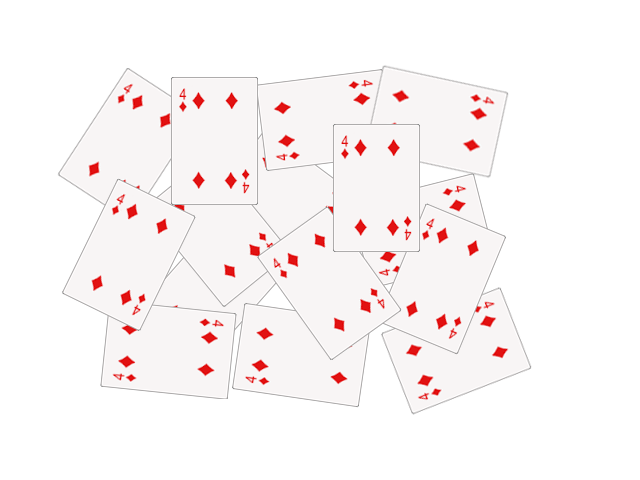
#> input picture seminars/seminar_06/data/cards.png, 640 x 480 px
$ jupyter execute --allow-errors Seminar_6.ipynb   (older library calls are emulated)
#> lines starting #> are read from the running program, lines starting #| are printed output that depends on the picture; after the words box and inside, x2 and y2 are one past the last pixel; in counts of white or black regions, pixels touching at a corner belong together
# Семинар 6 - Классические алгоритмы сегментации изображения и обнаружения объектов

**Данный семинар содержит ДЗ**

***

[cell 1]
import random as rng

import cv2
import numpy as np
import matplotlib.pyplot as plt

rng.seed(12345)

[cell 2]
# !mkdir -p data
# !wget https://github.com/opencv/opencv/raw/4.x/samples/data/cards.png -O data/cards.png

# Image Segmentation with Distance Transform and Watershed Algorithm

Источник - https://docs.opencv.org/3.4/d2/dbd/tutorial_distance_transform.html

В этом семинаре вы узнаете, как:

- Использовать `cv2.filter2D`, чтобы выполнить фильтрацию Лапласа для повышения резкости изображения.
- Использовать `cv2.distanceTransform`, чтобы получить производное представление двоичного изображения, где значение каждого пикселя заменяется его расстоянием до ближайшего пикселя фона.
- Использовать `cv2.watershed`, чтобы изолировать объекты на изображении от фона.

[cell 3]
img_src = cv2.cvtColor(cv2.imread("data/cards.png"), cv2.COLOR_BGR2RGB)
plt.imshow(img_src);

[cell 4]
# Change the background from white to black, since that will help later to extract
# better results during the use of Distance Transform
img = img_src.copy()
img[np.all(img == 255, axis=2)] = 0

plt.imshow(img);

[cell 5]
# Create a kernel that we will use to sharpen our image
# an approximation of second derivative, a quite strong kernel
kernel = np.array(
    [[  1,  1,  1],
     [  1, -8,  1],
     [  1,  1,  1]], dtype=np.float32)
# do the laplacian filtering as it is
# well, we need to convert everything in something more deeper then CV_8U
# because the kernel has some negative values,
# and we can expect in general to have a Laplacian image with negative values
# BUT a 8bits unsigned int (the one we are working with) can contain values from 0 to 255
# so the possible negative number will be truncated
imgLaplacian = cv2.filter2D(img, cv2.CV_32F, kernel)
sharp = np.float32(img)
imgResult = sharp - imgLaplacian

# convert back to 8bits gray scale
imgResult = np.clip(imgResult, 0, 255)
imgResult = imgResult.astype('uint8')
imgLaplacian = np.clip(imgLaplacian, 0, 255)
imgLaplacian = np.uint8(imgLaplacian)

plt.figure(figsize=(10, 5))
plt.subplot(121)
plt.imshow(imgLaplacian)
plt.title('Laplacian')
plt.subplot(122)
plt.imshow(imgResult)
plt.title('New Sharped Image');

### Бинаризация изображения

[cell 6]
# Create binary image from source image
bw = cv2.cvtColor(imgResult, cv2.COLOR_BGR2GRAY)
_, bw = cv2.threshold(bw, 40, 255, cv2.THRESH_BINARY | cv2.THRESH_OTSU)
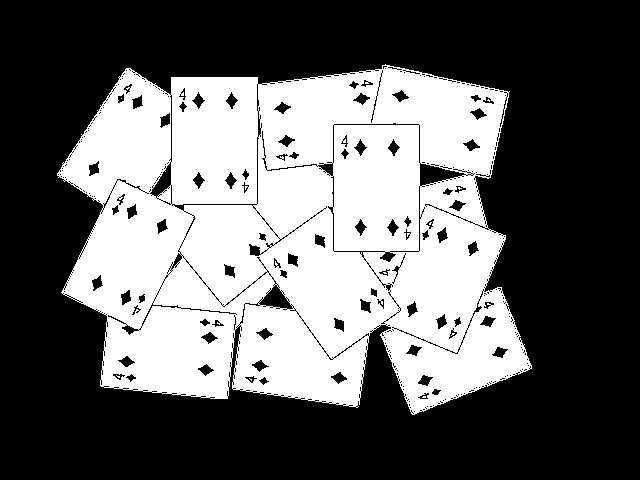
#> bw: shape (480, 640); 38.9% white; 10 white regions (9 under 20 px), largest, box (x1, y1, x2, y2) and area: (57, 64, 532, 415) 119477
plt.imshow(bw, cmap="Greys_r");

### Distance transform

[cell 7]
# Perform the distance transform algorithm
dist = cv2.distanceTransform(bw, cv2.DIST_L2, 3)
# Normalize the distance image for range = {0.0, 1.0}
# so we can visualize and threshold it
cv2.normalize(dist, dist, 0, 1.0, cv2.NORM_MINMAX)
plt.imshow(dist, cmap="Greys_r");

[cell 8]
# Threshold to obtain the peaks
# This will be the markers for the foreground objects
_, dist = cv2.threshold(dist, 0.4, 1.0, cv2.THRESH_BINARY)
#> dist: shape (480, 640) float32; values 0 (black) and 1 (white), 7.1% white; 15 white regions (1 under 20 px), largest, box (x1, y1, x2, y2) and area: (94, 228, 165, 280) 2212, (348, 159, 405, 216) 2186, (187, 112, 243, 169) 2179
# Dilate a bit the dist image
kernel1 = np.ones((3,3), dtype=np.uint8)
dist = cv2.dilate(dist, kernel1)
#> dist: shape (480, 640) float32; values 0 (black) and 1 (white), 8.2% white; 14 white regions, largest, box (x1, y1, x2, y2) and area: (93, 227, 166, 281) 2498, (347, 158, 406, 217) 2450, (185, 111, 244, 170) 2442
plt.imshow(dist, cmap="Greys_r");

[cell 9]
# Create the CV_8U version of the distance image
# It is needed for findContours()
dist_8u = dist.astype('uint8')
#> dist_8u: shape (480, 640); values 0 (black) and 1 (white), 8.2% white; 14 white regions
# Find total markers
contours, _ = cv2.findContours(dist_8u, cv2.RETR_EXTERNAL, cv2.CHAIN_APPROX_SIMPLE)
#> contours = 14 contours; largest, box (x1, y1, x2, y2) and area: (93, 227, 166, 281) 2396, (347, 158, 406, 217) 2348, (185, 111, 244, 170) 2340, (406, 250, 478, 307) 2280, (138, 321, 198, 380) 2240
# Create the marker image for the watershed algorithm
markers = np.zeros(dist.shape, dtype=np.int32)
# Draw the foreground markers
for i in range(len(contours)):
    cv2.drawContours(
        markers,   # image
        contours,  # contours list
        i,         # contour index to draw
        (i+1),     # color (fill value)
        -1,        # thickness (if negative - fill the contour)
    )
#> this loop made 14 passes
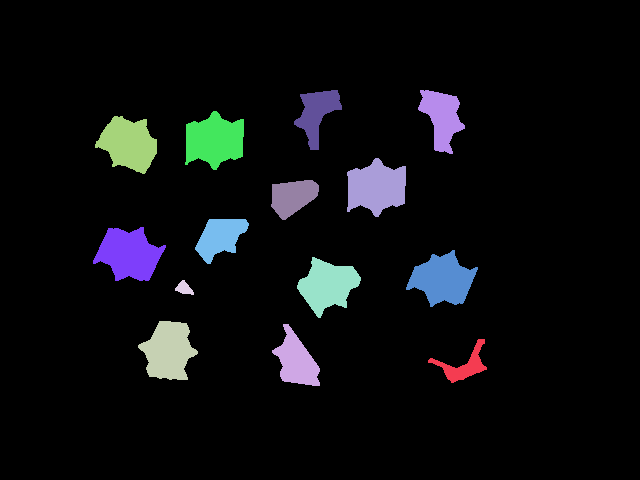
#> markers: shape (480, 640) int32; 15 distinct labels, from 0 to 14; one colour per label, 0 black
# Draw the background marker
cv2.circle(
    markers,        # image
    (5,5),          # center
    3,              # radius
    (255,255,255),  # color
    -1,             # thickness (if negative - fill)
)
#> markers: shape (480, 640) int32; 16 distinct labels, from 0 to 255

markers_8u = (markers * 10).astype('uint8')
plt.imshow(markers_8u, cmap="Greys_r");

### Алгоритм Watershed

[cell 10]
# Perform the watershed algorithm
cv2.watershed(imgResult, markers)

mark = markers.astype('uint8')
mark = cv2.bitwise_not(mark)
# uncomment this if you want to see how the mark
# image looks like at that point
# plt.imshow(mark)
# Generate random colors
colors = []
for contour in contours:
    colors.append((rng.randint(0,256), rng.randint(0,256), rng.randint(0,256)))
#> after the loop, colors = [(213, 5, 152), (188, 99, 138), (223, 82, 191), (63, 221, 133), (89, 95, 181), (46, 211, 85), (75, 105, 39), (97, 174, 164), (12, 234, 173), (13, 212, 1), (3, 83, 91), (146, 50, 212), (54, 93, 192), (119, 168, 20)]
# Create the result image
dst = np.zeros((markers.shape[0], markers.shape[1], 3), dtype=np.uint8)
# Fill labeled objects with random colors
for i in range(markers.shape[0]):
    for j in range(markers.shape[1]):
        index = markers[i,j]
        if index > 0 and index <= len(contours):
            dst[i,j,:] = colors[index-1]
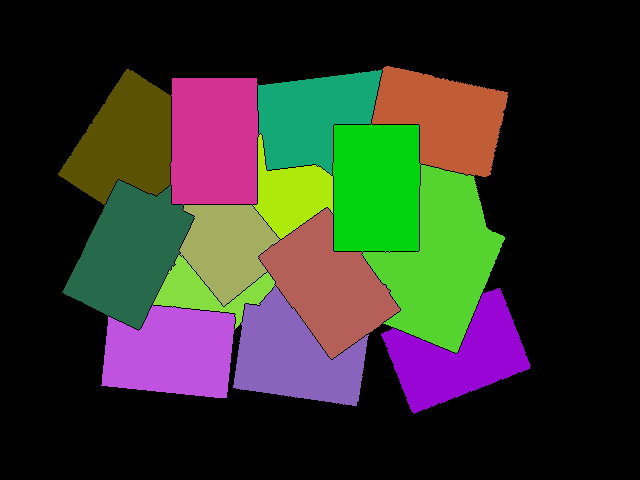
#> dst: shape (480, 640, 3); mean of channels 0, 1, 2 40.2, 50.5, 49.8; drawn as B, G, R

# Visualize the final image
plt.imshow(dst);

[cell 11]
blended = cv2.addWeighted(img_src, 0.5, dst, 0.5, 0.0)
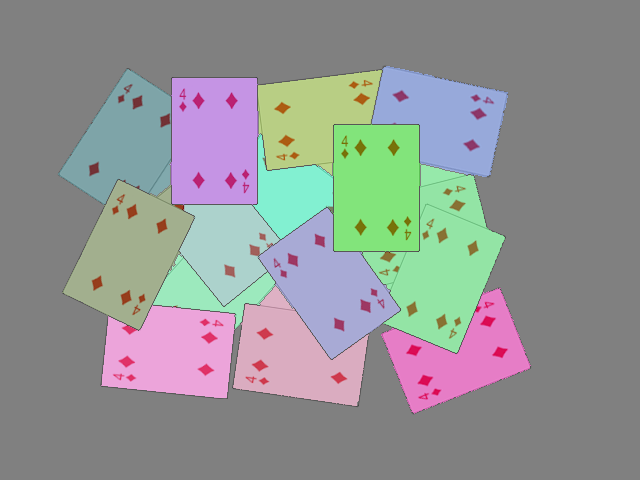
#> blended: shape (480, 640, 3); mean R, G, B 145.7, 148.4, 148.1
plt.imshow(blended);

# Домашнее задание: подсчет количества пальцев

**Это оцениваемое ДЗ**

Вам предлагается реализовать алгоритм, подсчитывающий количество пальцев.

Один из возможных вариантов решения:
- Получить бинаризованное изображение и найти контур руки;
- Построить выпуклый контур функцией `cv2.convexHull` - https://docs.opencv.org/3.4/d7/d1d/tutorial_hull.html
- Найти дефекты выпуклости контура функцией [`cv2.convexityDefects`](https://docs.opencv.org/3.4/d3/dc0/group__imgproc__shape.html#gada4437098113fd8683c932e0567f47ba)
- После некоторой фильтрации дефектов, их число будет напрямую коррелировать с числом пальцев.

**Требования:**
1. Продемонстрируйте работоспособность алгоритма на любом числе пальцев (от 0 до 5).
2. Используйте фото своей руки для демонстрации (предложенное фото лишь для отладки).

[cell 12]
img = cv2.cvtColor(cv2.imread("data/hand.jpg"), cv2.COLOR_BGR2RGB)
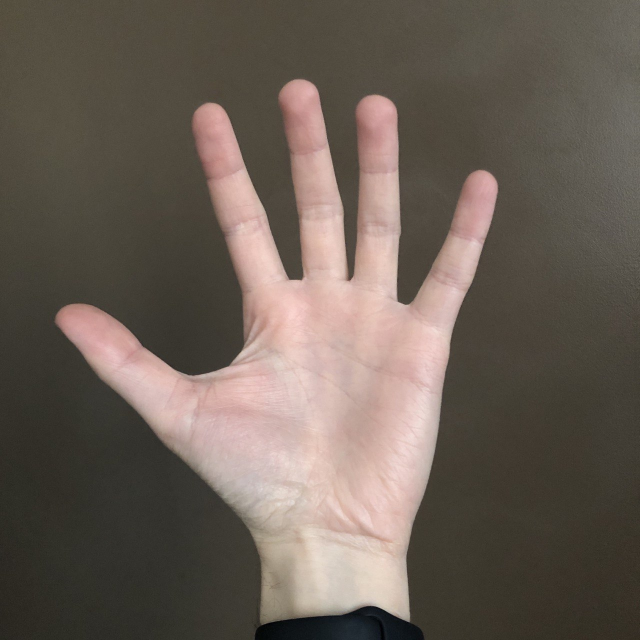
#> input picture seminars/seminar_06/data/hand.jpg, 1280 x 1280 px (shown at 1/2 size)
#> img: shape (1280, 1280, 3)
plt.imshow(img);

[cell 13]
def count_fingers(img, thr=8, d_thr=30_000):
#> called with thr = 8, d_thr = 30000
    gray = cv2.cvtColor(img, cv2.COLOR_RGB2GRAY)
    blurred = cv2.GaussianBlur(gray, (7, 7), 0)

    _, thresh = cv2.threshold(blurred, 0, 255, thr)
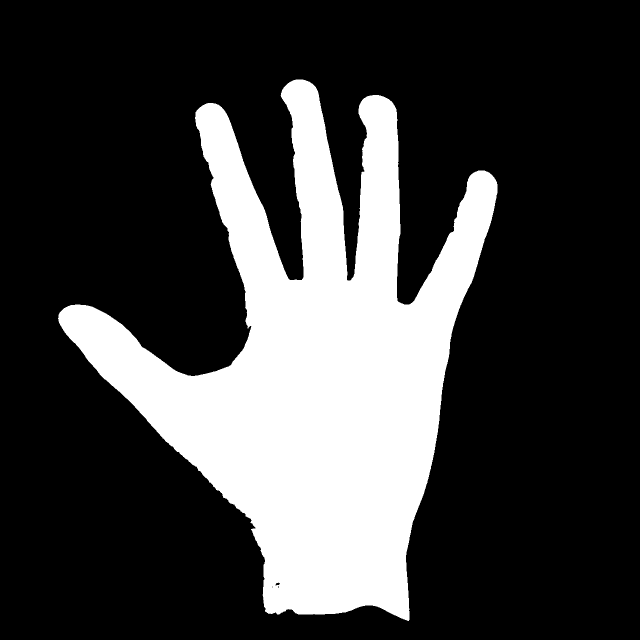
#> thresh: shape (1280, 1280) (shown at 1/2 size); 24.7% white; 1 white region, box (x1, y1, x2, y2) and area: (116, 159, 995, 1242) 404766

    kernel = np.ones((5, 5), np.uint8)
    thresh = cv2.morphologyEx(thresh, cv2.MORPH_CLOSE, kernel, iterations=2)
#> thresh: shape (1280, 1280); 24.7% white; 1 white region

    contours, _ = cv2.findContours(thresh, cv2.RETR_EXTERNAL, cv2.CHAIN_APPROX_SIMPLE)
#> contours = 1 contour; box (x1, y1, x2, y2) and area: (116, 159, 995, 1242) 402532
    if not contours:
        print("Контуры не найдены!")
        return 0

    max_contour = max(contours, key=cv2.contourArea)
#> max_contour = contour of 2131 points, box (x1, y1, x2, y2) (116, 159, 995, 1242), area 402532
    result_img = img.copy()
    cv2.drawContours(result_img, [max_contour], -1, (0, 255, 0), 2)
#> result_img: shape (1280, 1280, 3); mean R, G, B 104, 96.1, 84

    hull = cv2.convexHull(max_contour, returnPoints=False)
#> hull = 37 values, max 2130 at index 0, min 0 at index 36, mean 1132.2
    defects = cv2.convexityDefects(max_contour, hull)
#> defects = 30 rows, first 6: [0, 2, 1, 186], [2, 397, 125, 99982], [397, 399, 398, 162], [399, 407, 400, 114], [407, 409, 408, 154], [410, 833, 636, 88321]

    finger_count = 0
    if defects is not None:
        for i in range(defects.shape[0]):
            s, e, f, d = defects[i, 0]
            if d > d_thr:
                finger_count += 1
                far = tuple(max_contour[f][0])
                cv2.circle(result_img, far, 8, [255, 0, 0], -1)
#> this loop made 30 passes
#> (s, e, f, d, far) on passes 2, 6, 26, 30: (2, 397, 125, 99982, (603, 560)), (410, 833, 636, 88321, (485, 700)), (1621, 1869, 1816, 80872, (797, 604)), (1885, 2130, 1989, 95224, (695, 557))
#> (s, e, f, d) on passes 1, 3, 4, 5, 7, 8: (0, 2, 1, 186), (397, 399, 398, 162), (399, 407, 400, 114), (407, 409, 408, 154), (833, 837, 834, 114), (837, 839, 838, 217)
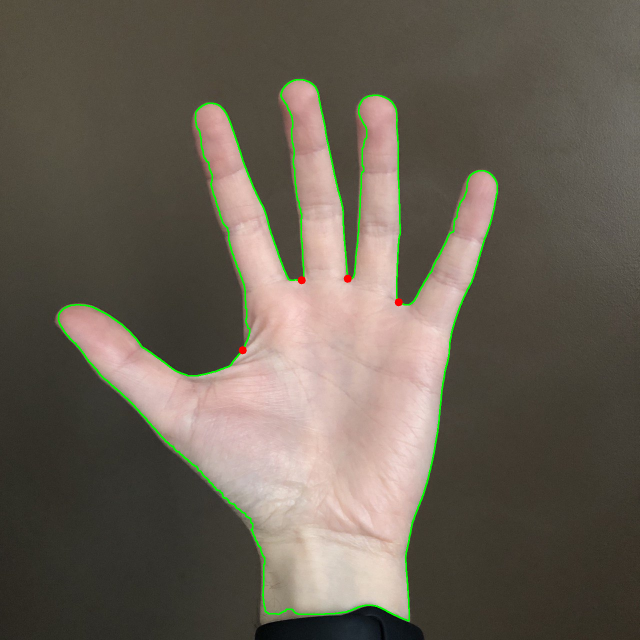
#> result_img: shape (1280, 1280, 3) (shown at 1/2 size); mean R, G, B 104.1, 96, 83.9
#> after the loop, finger_count = 4
        if finger_count > 0:
            finger_count += 1
#> finger_count = 5

    plt.figure(figsize=(15, 5))
    plt.subplot(1, 3, 1)
    plt.imshow(img)
    plt.title('Original')
    plt.axis('off')
    plt.subplot(1, 3, 2)
    plt.imshow(thresh, cmap='gray')
    plt.title('Threshold')
    plt.axis('off')
    plt.subplot(1, 3, 3)
    plt.imshow(result_img)
    plt.title(f'Fingers: {finger_count}')
    plt.axis('off')
    plt.show()

    return finger_count

count_fingers(img)
#> Out = 5
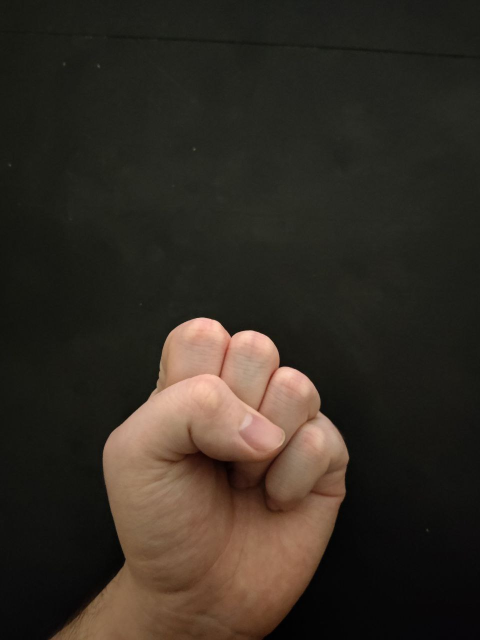
#> input picture seminars/seminar_06/data/finger0.jpg, 960 x 1280 px (shown at 1/2 size)

#> (a cell that did not finish here is left out)

#> call 2 of count_fingers, with thr = 8, d_thr = 30000
#> in count_fingers (call 2), `_, thresh = cv2.threshold(blurred, 0, 255, thr)`: thresh: shape (1280, 960); 16.9% white; 5 white regions (2 under 20 px), largest, box (x1, y1, x2, y2) and area: (105, 634, 698, 1280) 207590, (390, 1232, 451, 1258) 639, (380, 1231, 387, 1236) 20
#> in count_fingers (call 2), `thresh = cv2.morphologyEx(thresh, cv2.MORPH_CLOSE, kernel, iterations=2)`:
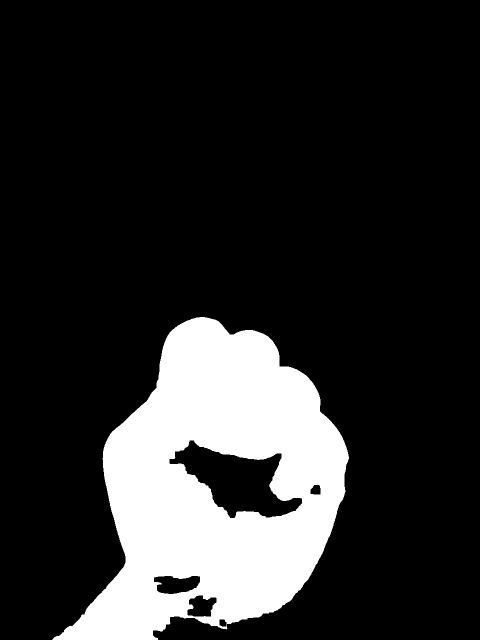
#> thresh: shape (1280, 960) (shown at 1/2 size); 17.1% white; 1 white region
#> in count_fingers (call 2), `contours, _ = cv2.findContours(thresh, cv2.RETR_EXTERNAL, cv2.CHAIN_AP..`: contours = 1 contour; box (x1, y1, x2, y2) and area: (105, 634, 698, 1280) 233690
#> in count_fingers (call 2), `max_contour = max(contours, key=cv2.contourArea)`: max_contour = contour of 802 points, box (x1, y1, x2, y2) (105, 634, 698, 1280), area 233690
#> in count_fingers (call 2), `cv2.drawContours(result_img, [max_contour], -1, (0, 255, 0), 2)`:
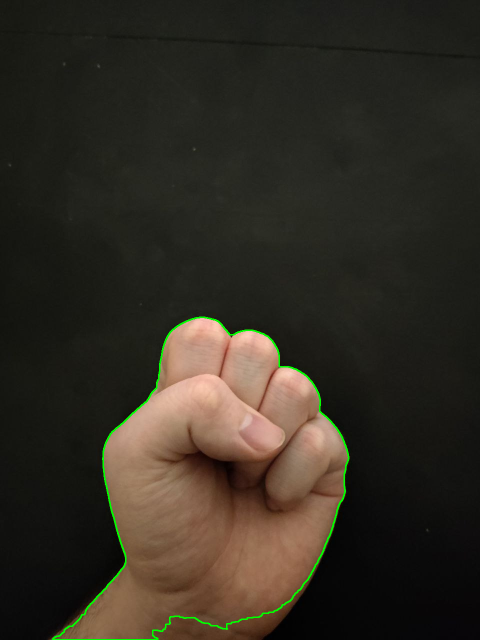
#> result_img: shape (1280, 960, 3) (shown at 1/2 size); mean R, G, B 50, 44.6, 34.8
#> in count_fingers (call 2), `hull = cv2.convexHull(max_contour, returnPoints=False)`: hull = 55 values, max 801 at index 0, min 0 at index 54, mean 435.1
#> in count_fingers (call 2), `defects = cv2.convexityDefects(max_contour, hull)`: defects = 48 rows, first 6: [0, 2, 1, 217], [2, 6, 5, 211], [6, 8, 7, 162], [8, 14, 11, 210], [14, 28, 15, 114], [28, 32, 29, 176]
#> the loop in count_fingers (call 2), `for i in range(defects.shape[0]):` made 48 passes
#> (s, e, f, d) on passes 1 to 12: (0, 2, 1, 217), (2, 6, 5, 211), (6, 8, 7, 162), (8, 14, 11, 210), (14, 28, 15, 114), (28, 32, 29, 176), (32, 34, 33, 154), (34, 36, 35, 160), (37, 41, 38, 142), (41, 124, 84, 8566), (124, 136, 125, 114), (136, 140, 137, 190)
#> after the loop in count_fingers (call 2), `for i in range(defects.shape[0]):`: finger_count = 0
#> pass 2 of the loop `for num_fingers in [0, 1, 2, 3, 4, 5]:`:
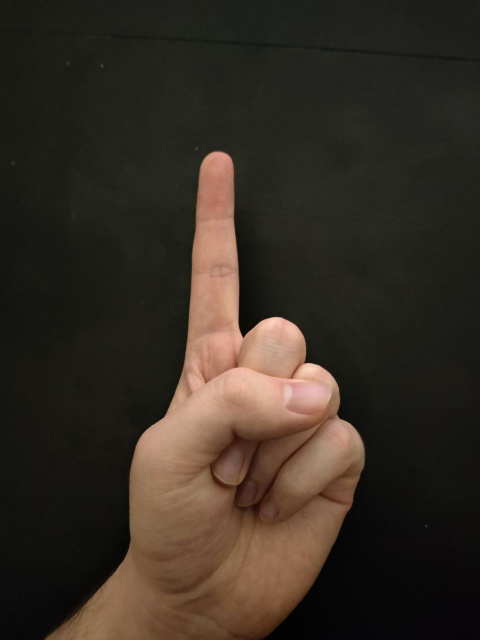
#> input picture seminars/seminar_06/data/finger1.jpg, 960 x 1280 px (shown at 1/2 size)
#> in count_fingers (call 3), `_, thresh = cv2.threshold(blurred, 0, 255, thr)`:
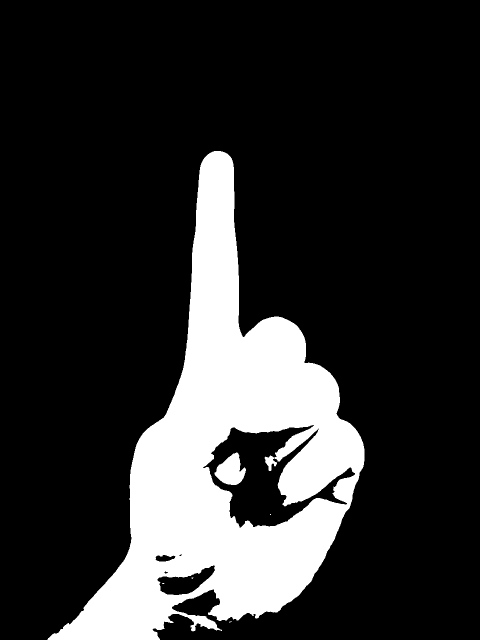
#> thresh: shape (1280, 960) (shown at 1/2 size); 18.7% white; 6 white regions (4 under 20 px), largest, box (x1, y1, x2, y2) and area: (94, 302, 729, 1280) 227536, (429, 905, 492, 970) 2525
#> in count_fingers (call 3), `thresh = cv2.morphologyEx(thresh, cv2.MORPH_CLOSE, kernel, iterations=2)`:
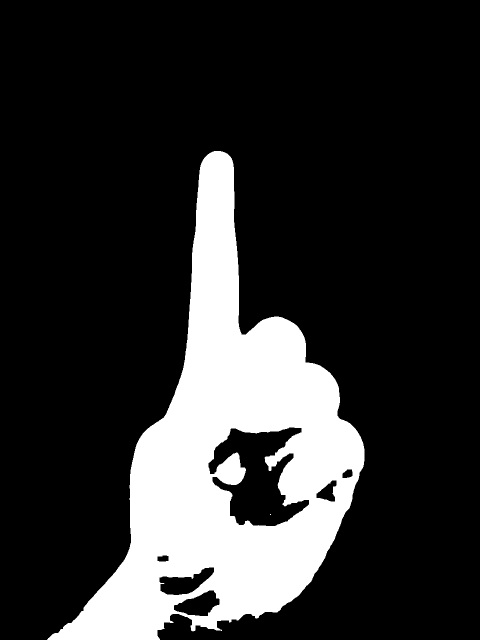
#> thresh: shape (1280, 960) (shown at 1/2 size); 18.9% white; 2 white regions (1 under 20 px)
#> in count_fingers (call 3), `contours, _ = cv2.findContours(thresh, cv2.RETR_EXTERNAL, cv2.CHAIN_AP..`: contours = 1 contour; box (x1, y1, x2, y2) and area: (94, 302, 729, 1280) 259891
#> max_contour = contour of 908 points, box (x1, y1, x2, y2) (94, 302, 729, 1280), area 259891
#> hull = 35 values, max 907 at index 0, min 0 at index 34, mean 493.6
#> defects = 29 rows, first 6: [0, 2, 1, 162], [2, 8, 3, 114], [8, 10, 9, 142], [11, 13, 12, 142], [13, 21, 14, 114], [21, 23, 22, 162]
#> the loop in count_fingers (call 3), `for i in range(defects.shape[0]):` made 29 passes
#> (s, e, f, d, far) on pass 25: (728, 894, 847, 33753, (482, 668))
#> after the loop in count_fingers (call 3), `for i in range(defects.shape[0]):`: finger_count = 1
#> in count_fingers (call 3), `finger_count += 1`: finger_count = 2
